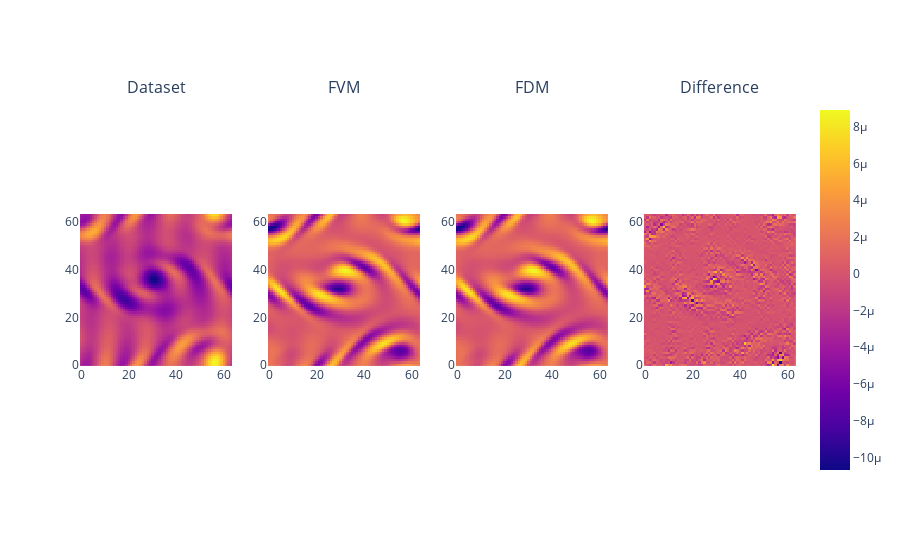

Source (notebook cell):
### Code cell
import plotly.graph_objects as go
import plotly.subplots as subplots
rows=1
cols=4
fig = subplots.make_subplots(rows,cols, subplot_titles=('Dataset', 'FVM', 'FDM', 'Difference'))
fig.add_trace(go.Heatmap(z=sample, showscale=False),1,1)
fig.add_trace(go.Heatmap(z=gradp_pred, showscale=False),1,2)
fig.add_trace(go.Heatmap(z=dx1[0,...], showscale=False),1,3)
fig.add_trace(go.Heatmap(z=gradp_pred-dx1[0,...], showscale=True),1,4)
#fig.add_trace(go.Heatmap(z=first_soblev[0,...,0].real, showscale=False),1,3)
for i in range(1, rows*cols + 1):
    fig.update_xaxes(scaleanchor=f"y{i}", scaleratio=1, row=(i-1)//cols + 1, col=(i-1)%cols + 1)
    fig.update_yaxes(constrain='domain', row=(i-1)//cols + 1, col=(i-1)%cols + 1)
fig.show()

### Figure 1 — Plotly figure (JSON) as saved in the notebook; plotly's stock layout.template omitted (floating-point values rounded to 4 significant figures; data arrays with more than 128 entries replaced by an {"elided": "..."} marker saying what was removed)
{"data": [{"showscale": false, "type": "heatmap", "xaxis": "x", "yaxis": "y", "z": {"elided": "64x64 float values"}}, {"showscale": false, "type": "heatmap", "xaxis": "x2", "yaxis": "y2", "z": {"elided": "64x64 float values"}}, {"showscale": false, "type": "heatmap", "xaxis": "x3", "yaxis": "y3", "z": {"elided": "64x64 float values"}}, {"showscale": true, "type": "heatmap", "xaxis": "x4", "yaxis": "y4", "z": {"elided": "64x64 float values"}}], "layout": {"annotations": [{"font": {"size": 16}, "showarrow": false, "text": "Dataset", "x": 0.1062, "xanchor": "center", "xref": "paper", "y": 1, "yanchor": "bottom", "yref": "paper"}, {"font": {"size": 16}, "showarrow": false, "text": "FVM", "x": 0.3688, "xanchor": "center", "xref": "paper", "y": 1, "yanchor": "bottom", "yref": "paper"}, {"font": {"size": 16}, "showarrow": false, "text": "FDM", "x": 0.6313, "xanchor": "center", "xref": "paper", "y": 1, "yanchor": "bottom", "yref": "paper"}, {"font": {"size": 16}, "showarrow": false, "text": "Difference", "x": 0.8938, "xanchor": "center", "xref": "paper", "y": 1, "yanchor": "bottom", "yref": "paper"}], "xaxis": {"anchor": "y", "domain": [0, 0.2125], "scaleanchor": "y", "scaleratio": 1}, "xaxis2": {"anchor": "y2", "domain": [0.2625, 0.475], "scaleanchor": "y2", "scaleratio": 1}, "xaxis3": {"anchor": "y3", "domain": [0.525, 0.7375], "scaleanchor": "y3", "scaleratio": 1}, "xaxis4": {"anchor": "y4", "domain": [0.7875, 1], "scaleanchor": "y4", "scaleratio": 1}, "yaxis": {"anchor": "x", "constrain": "domain", "domain": [0, 1]}, "yaxis2": {"anchor": "x2", "constrain": "domain", "domain": [0, 1]}, "yaxis3": {"anchor": "x3", "constrain": "domain", "domain": [0, 1]}, "yaxis4": {"anchor": "x4", "constrain": "domain", "domain": [0, 1]}}}
